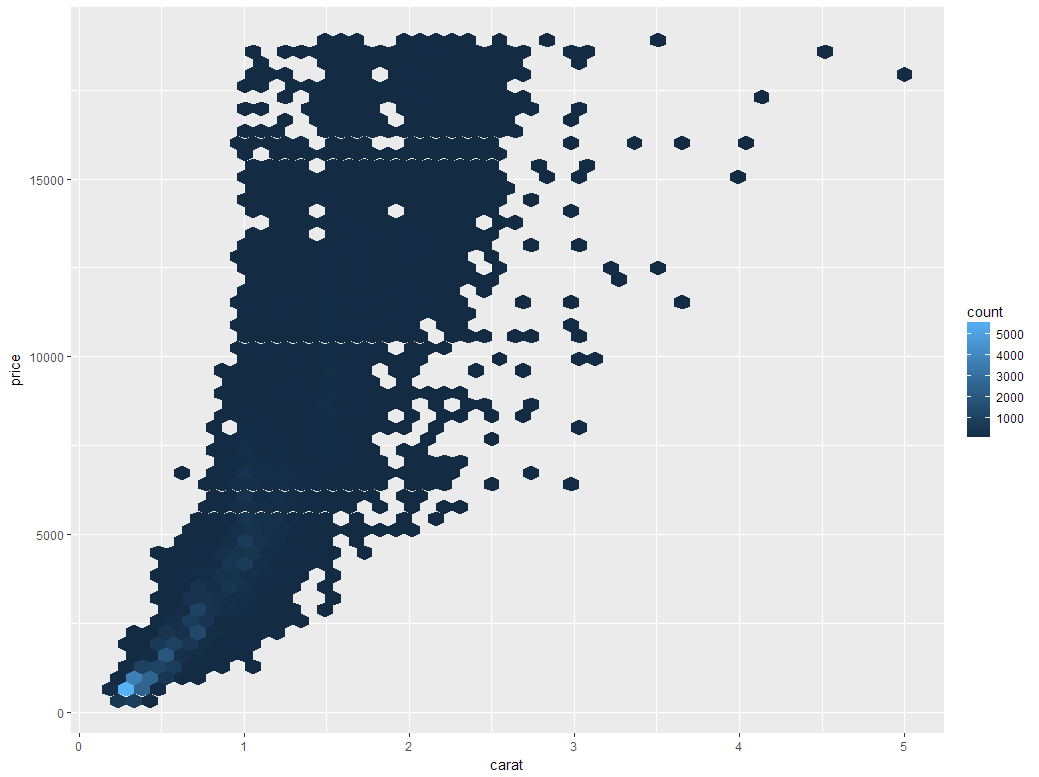

Write R code to recreate this figure.
ggplot(diamonds, aes(carat, price)) + 
  geom_hex(bins = 50)
